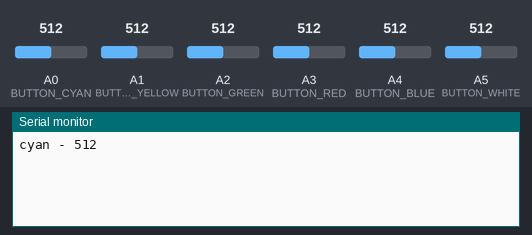
Bench run of a sketch on a simulated Arduino Uno, built with avr-gcc and run on an emulated ATmega328P. On the bench: the last lines printed to the serial monitor. The inputs (shaded band) are chosen by the test bench; at power-on: A1 (BUTTON_YELLOW) = 512, A2 (BUTTON_GREEN) = 512, A0 (BUTTON_CYAN) = 512, A3 (BUTTON_RED) = 512, A4 (BUTTON_BLUE) = 512, A5 (BUTTON_WHITE) = 512.

Above: at 1.2 s.
1.3 s: A1 (BUTTON_YELLOW) set to 716
At 2.2 s:
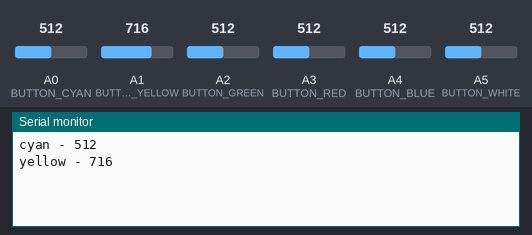
2.8 s: A2 (BUTTON_GREEN) set to 992
At 3.4 s:
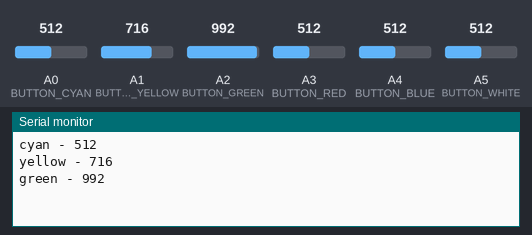
4.3 s: A0 (BUTTON_CYAN) set to 992
At 5.8 s:
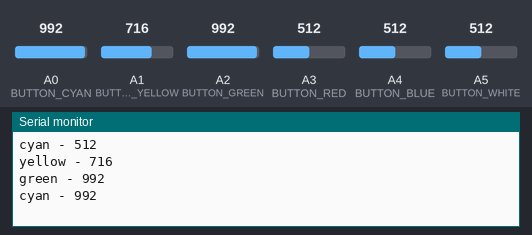

Measured:
- after the input at 1.3 s, the serial monitor: prints a new line at once (image 1)
- after the input at 2.8 s, the serial monitor: prints a new line at once (image 2)
- after the input at 4.3 s, the serial monitor: prints a new line at once (image 3)

The sketch:

ButtonTest.ino
```cpp
// Button pin definitions
#define BUTTON_CYAN   A0
#define BUTTON_YELLOW A1
#define BUTTON_GREEN  A2
#define BUTTON_RED    A3
#define BUTTON_BLUE   A4
#define BUTTON_WHITE  A5

int maxVal;
String button;
String prevButton;

void setup() {
  Serial.begin(9600);
}

void loop() {

  // Get all button press values
  int cyanVal = analogRead(BUTTON_CYAN);
  delay(1);        // delay in between reads for stability
  int yellowVal = analogRead(BUTTON_YELLOW);
  delay(1);        // delay in between reads for stability
  int greenVal = analogRead(BUTTON_GREEN);
  delay(1);        // delay in between reads for stability
  int redVal = analogRead(BUTTON_RED);
  delay(1);        // delay in between reads for stability
  int blueVal = analogRead(BUTTON_BLUE);
  delay(1);        // delay in between reads for stability
  int whiteVal = analogRead(BUTTON_WHITE);

  // Find button that's pressed on the most
  int vals[6] = {cyanVal, yellowVal, greenVal, redVal, blueVal, whiteVal};
  for (int i=0; i<6; ++i) {
    if (vals[i] > maxVal) {
      maxVal = vals[i];
    }
  }

  // Print when there's a change
  prevButton = button;
  if (maxVal == cyanVal) {
    button = "cyan";
  } else if (maxVal == yellowVal) {
    button = "yellow";
  } else if (maxVal == greenVal) {
    button = "green";
  } else if (maxVal == redVal) {
    button = "red";
  } else if (maxVal == blueVal) {
    button = "blue";
  } else if (maxVal == whiteVal) {
    button = "white";
  }
  if (maxVal > 0) {
    if (prevButton != button) {
      Serial.print(button + " - ");
      Serial.print(maxVal);
      Serial.print("\n");
    }
  }

}
```
